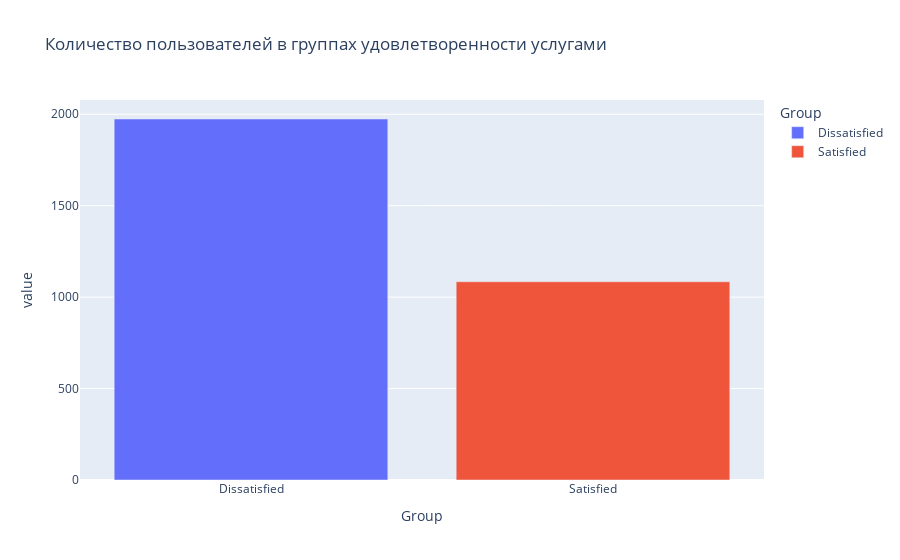

Notebook code cell kept with this figure:
### Code cell
df1 = data_Q1.copy()
df1['Group'] = ['Satisfied' if elem == 'A' else 'Dissatisfied' for elem in df1['Group']]
df1 = df1.groupby(['Group'])[['user_id']].count()
px.bar(df1, color=df1.index,
        title='Количество пользователей в группах удовлетворенности услугами')

### Figure 1 — Plotly figure (JSON) as saved in the notebook; plotly's stock layout.template omitted (floating-point values rounded to 4 significant figures)
{"data": [{"alignmentgroup": "True", "hovertemplate": "Group=%{x}<br>value=%{y}<extra></extra>", "legendgroup": "Dissatisfied", "marker": {"color": "#636efa"}, "name": "Dissatisfied", "offsetgroup": "Dissatisfied", "orientation": "v", "showlegend": true, "textposition": "auto", "type": "bar", "x": ["Dissatisfied"], "xaxis": "x", "y": [1974], "yaxis": "y"}, {"alignmentgroup": "True", "hovertemplate": "Group=%{x}<br>value=%{y}<extra></extra>", "legendgroup": "Satisfied", "marker": {"color": "#EF553B"}, "name": "Satisfied", "offsetgroup": "Satisfied", "orientation": "v", "showlegend": true, "textposition": "auto", "type": "bar", "x": ["Satisfied"], "xaxis": "x", "y": [1084], "yaxis": "y"}], "layout": {"barmode": "relative", "legend": {"title": {"text": "Group"}, "tracegroupgap": 0}, "title": {"text": "Количество пользователей в группах удовлетворенности услугами"}, "xaxis": {"anchor": "y", "categoryarray": ["Dissatisfied", "Satisfied"], "categoryorder": "array", "domain": [0, 1], "title": {"text": "Group"}}, "yaxis": {"anchor": "x", "domain": [0, 1], "title": {"text": "value"}}}}
